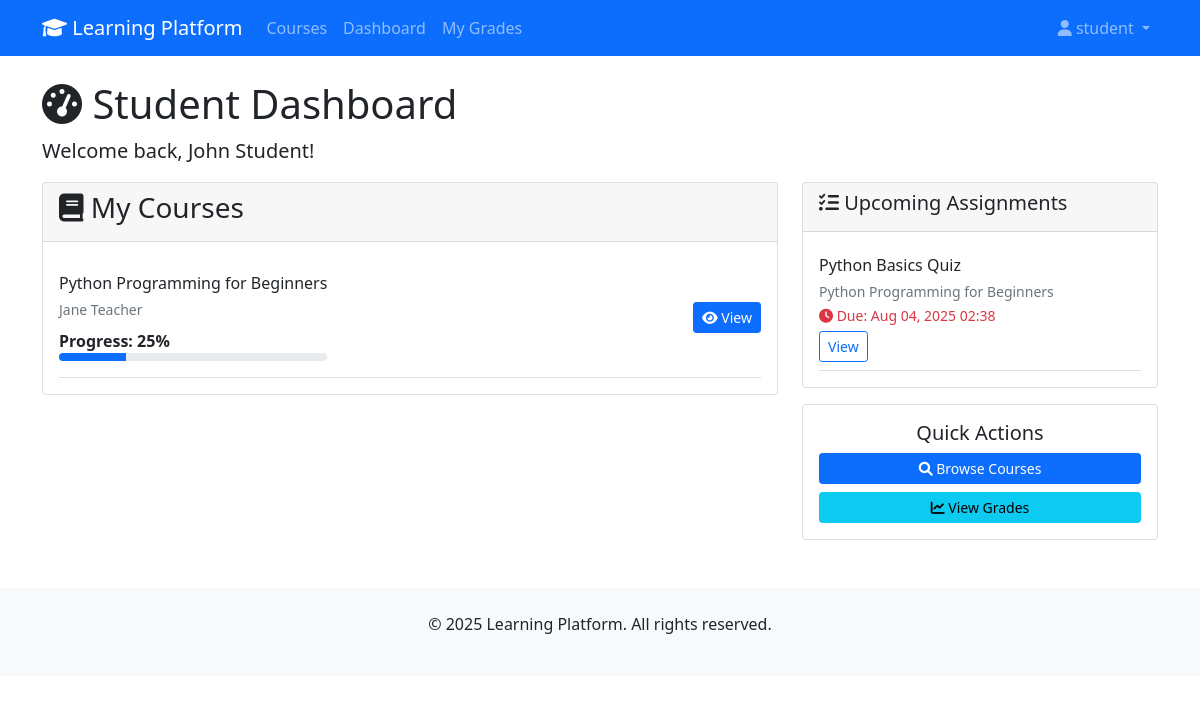
Page /dashboard/ (signed in) on the committed database.
### courses/models.py (models this page shows, shortened)
class User(AbstractUser):
    ROLE_CHOICES = [
        ("student", "Student"),
        ("instructor", "Instructor"),
        ("employee", "Employee"),
    ]
    role = models.CharField(max_length=20, choices=ROLE_CHOICES, default="student")

class Enrollment(models.Model):
    student = models.ForeignKey(
        Student, on_delete=models.CASCADE, related_name="enrollments"
    )
    course = models.ForeignKey(
        Course, on_delete=models.CASCADE, related_name="enrollments"
    )
    enrolled_date = models.DateTimeField(auto_now_add=True)
    completed = models.BooleanField(default=False)
    progress = models.PositiveIntegerField(
        default=0, validators=[MaxValueValidator(100)]
    )
    class Meta:
        unique_together = ["student", "course"]

class Course(models.Model):
    title = models.CharField(max_length=200)
    description = models.TextField()
    instructor = models.ForeignKey(
        Instructor, on_delete=models.CASCADE, related_name="courses"
    )
    category = models.ForeignKey(
        Category, on_delete=models.CASCADE, related_name="courses"
    )
    tags = models.ManyToManyField(Tag, blank=True, related_name="courses")
    price = models.DecimalField(max_digits=10, decimal_places=2, default=0.00)
    image = models.ImageField(upload_to="course_images/", blank=True, null=True)
    published = models.BooleanField(default=False)
    created_date = models.DateTimeField(auto_now_add=True)
    updated_date = models.DateTimeField(auto_now=True)
    class Meta:
        ordering = ["-created_date"]

class Instructor(models.Model):
    user = models.OneToOneField(
        User, on_delete=models.CASCADE, related_name="instructor_profile"
    )
    bio = models.TextField(blank=True)
    expertise = models.CharField(max_length=200, blank=True)
    years_experience = models.PositiveIntegerField(default=0)

class Assignment(models.Model):
    lesson = models.ForeignKey(
        Lesson, on_delete=models.CASCADE, related_name="assignments"
    )
    title = models.CharField(max_length=200)
    description = models.TextField()
    due_date = models.DateTimeField()
    max_score = models.PositiveIntegerField(default=100)
    created_date = models.DateTimeField(auto_now_add=True)

class Lesson(models.Model):
    course = models.ForeignKey(Course, on_delete=models.CASCADE, related_name="lessons")
    title = models.CharField(max_length=200)
    description = models.TextField(blank=True)
    video_url = models.URLField(
        blank=True, help_text="External video link (YouTube, Vimeo, etc.)"
    )
    video_file = models.FileField(upload_to="lesson_videos/", blank=True, null=True)
    pdf_file = models.FileField(upload_to="lesson_pdfs/", blank=True, null=True)
    order = models.PositiveIntegerField(default=0)
    created_date = models.DateTimeField(auto_now_add=True)
    class Meta:
        ordering = ["order", "created_date"]

### courses/views.py (the view, shortened to what this page needs)
# urls.py: path('dashboard/', views.dashboard, name='dashboard'),
@login_required
def dashboard(request):
    user = request.user
    context = {"user": user}
    if user.role == "student":
        student = user.student_profile
        enrollments = Enrollment.objects.filter(student=student).select_related(
            "course"
        )
        upcoming_assignments = Assignment.objects.filter(
            lesson__course__enrollments__student=student, due_date__gte=timezone.now()
        ).order_by("due_date")[:5]
        context.update(
            {
                "enrollments": enrollments,
                "upcoming_assignments": upcoming_assignments,
            }
        )
        return render(request, "courses/student_dashboard.html", context)
    return render(request, "courses/dashboard.html", context)

### templates/courses/student_dashboard.html (shortened to what this page needs)
{% extends 'base.html' %}
{% block content %}
<h1><i class="fas fa-tachometer-alt"></i> Student Dashboard</h1>
<p class="lead">Welcome back, {{ user.get_full_name|default:user.username }}!</p>
<div class="row">
    <div class="col-md-8">
        <div class="card">
            <div class="card-header">
                <h3><i class="fas fa-book"></i> My Courses</h3>
            </div>
            <div class="card-body">
                {% for enrollment in enrollments %}
                    <div class="d-flex justify-content-between align-items-center border-bottom py-3">
                        <div>
                            <h6 class="mb-1">{{ enrollment.course.title }}</h6>
                            <small class="text-muted">{{ enrollment.course.instructor.user.get_full_name|default:enrollment.course.instructor.user.username }}</small>
                            <div class="mt-2">
                                <strong>Progress: {{ enrollment.progress }}%</strong>
                                <div class="progress" style="height: 8px;">
                                    <div class="progress-bar" role="progressbar" style="width: {{ enrollment.progress }}%"></div>
                                </div>
                            </div>
                        </div>
                        <div>
                            <a href="{% url 'course_detail' enrollment.course.pk %}" class="btn btn-sm btn-primary">
                                <i class="fas fa-eye"></i> View
                            </a>
                        </div>
                    </div>
                {% empty %}
                    <p class="text-muted">You haven't enrolled in any courses yet. <a href="{% url 'course_list' %}">Browse courses</a></p>
                {% endfor %}
            </div>
        </div>
    </div>
    <div class="col-md-4">
        <div class="card">
            <div class="card-header">
                <h5><i class="fas fa-tasks"></i> Upcoming Assignments</h5>
            </div>
            <div class="card-body">
                {% for assignment in upcoming_assignments %}
                    <div class="border-bottom py-2">
                        <h6 class="mb-1">{{ assignment.title }}</h6>
                        <small class="text-muted">{{ assignment.lesson.course.title }}</small>
                        <div class="text-danger">
                            <small><i class="fas fa-clock"></i> Due: {{ assignment.due_date|date:"M d, Y H:i" }}</small>
                        </div>
                        <a href="{% url 'assignment_detail' assignment.pk %}" class="btn btn-sm btn-outline-primary mt-1">View</a>
                    </div>
                {% empty %}
                    <p class="text-muted">No upcoming assignments.</p>
                {% endfor %}
            </div>
        </div>
        <div class="card mt-3">
            <div class="card-body text-center">
                <h5>Quick Actions</h5>
                <a href="{% url 'course_list' %}" class="btn btn-primary btn-sm mb-2 w-100">
                    <i class="fas fa-search"></i> Browse Courses
                </a>
                <a href="{% url 'my_grades' %}" class="btn btn-info btn-sm w-100">
                    <i class="fas fa-chart-line"></i> View Grades
                </a>
            </div>
        </div>
    </div>
</div>
{% endblock %}

### templates/base.html (shortened to what this page needs)
<!DOCTYPE html>
<html lang="en">
  <head>
    <link
      href="https://cdn.jsdelivr.net/npm/bootstrap@5.1.3/dist/css/bootstrap.min.css"
      rel="stylesheet"
    />
    <link
      href="https://cdnjs.cloudflare.com/ajax/libs/font-awesome/6.0.0/css/all.min.css"
      rel="stylesheet"
    />
  </head>
  <body>
    <nav class="navbar navbar-expand-lg navbar-dark bg-primary">
      <div class="container">
        <a class="navbar-brand" href="{% url 'home' %}">
          <i class="fas fa-graduation-cap"></i> Learning Platform
        </a>
        <div class="collapse navbar-collapse" id="navbarNav">
          <ul class="navbar-nav me-auto">
            <li class="nav-item">
              <a class="nav-link" href="{% url 'course_list' %}">Courses</a>
            </li>
            {% if user.is_authenticated %}
            <li class="nav-item">
              <a class="nav-link" href="{% url 'dashboard' %}">Dashboard</a>
            </li>
             {% if user.role == 'student' %}
            <li class="nav-item">
              <a class="nav-link" href="{% url 'my_grades' %}">My Grades</a>
            </li>
            {% endif %} {% endif %}
          </ul>
          <ul class="navbar-nav">
            {% if user.is_authenticated %}
            <li class="nav-item dropdown">
              <a
                class="nav-link dropdown-toggle"
                href="#"
                id="navbarDropdown"
                role="button"
                data-bs-toggle="dropdown"
              >
                <i class="fas fa-user"></i> {{ user.username }}
              </a>
            </li>
            {% endif %}
          </ul>
        </div>
      </div>
    </nav>
    <main class="container mt-4">
       {% block content %} {% endblock %}
    </main>
    <footer class="bg-light mt-5 py-4">
      <div class="container text-center">
        <p>&copy; 2025 Learning Platform. All rights reserved.</p>
      </div>
    </footer>
  </body>
</html>

### rows in the picture
User: username "student", get_full_name "John Student"
Enrollment: course "Python Programming for Beginners", course.instructor.user.get_full_name "Jane Teacher", progress "25"
Assignment: title "Python Basics Quiz", lesson.course "Python Programming for Beginners", due_date "Aug 04, 2025 02:38"
